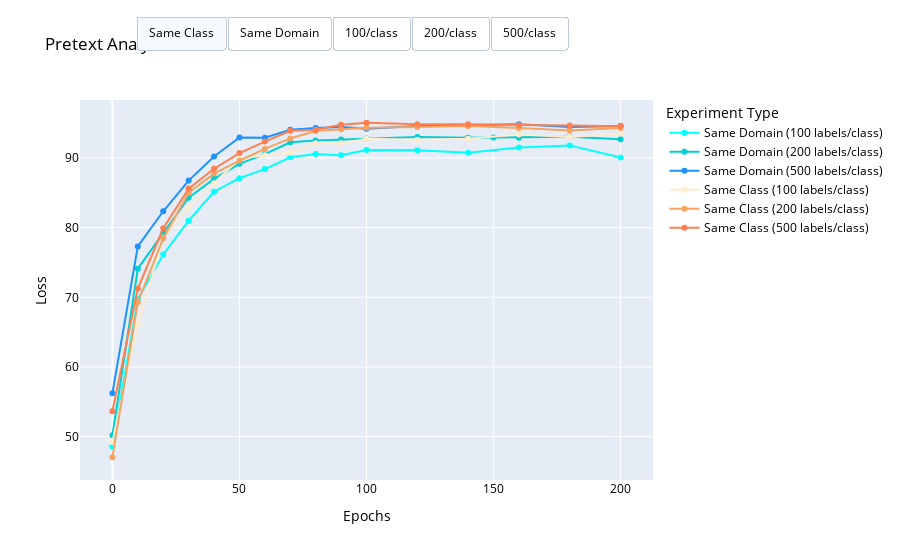

The notebook cell this image was saved under:
### Code cell
# DINO_class_pretext_log, DINO_domain_pretext_log

layout = Layout(
    paper_bgcolor='rgba(0,0,0,0)',
#     plot_bgcolor='rgba(0,0,0,0)'
)

fig = go.Figure()

# Add Traces
fig.add_trace(
    go.Scatter(x=tuple(ssl_max_acc_store[100]['vitbase'].keys()),
               y=tuple(ssl_max_acc_store[100]['vitbase'].values()),
               name='Same Domain (100 labels/class)',
               line=dict(color='aqua', width=2)))

# Add Traces
fig.add_trace(
    go.Scatter(x=tuple(ssl_max_acc_store[200]['vitbase'].keys()),
               y=tuple(ssl_max_acc_store[200]['vitbase'].values()),
               name='Same Domain (200 labels/class)',
               line=dict(color='darkturquoise', width=2)))

# Add Traces
fig.add_trace(
    go.Scatter(x=tuple(ssl_max_acc_store[500]['vitbase'].keys()),
               y=tuple(ssl_max_acc_store[500]['vitbase'].values()),
               name='Same Domain (500 labels/class)',
               line=dict(color='dodgerblue', width=2)))

# Add Traces
fig.add_trace(
    go.Scatter(x=tuple(se_max_acc_store[100]['vitbase'].keys()),
               y=tuple(se_max_acc_store[100]['vitbase'].values()),
               name='Same Class (100 labels/class)',
               line=dict(color='blanchedalmond', width=2)))


# Add Traces
fig.add_trace(
    go.Scatter(x=tuple(se_max_acc_store[200]['vitbase'].keys()),
               y=tuple(se_max_acc_store[200]['vitbase'].values()),
               name='Same Class (200 labels/class)',
               line=dict(color='sandybrown', width=2)))

# Add Traces
fig.add_trace(
    go.Scatter(x=tuple(se_max_acc_store[500]['vitbase'].keys()),
               y=tuple(se_max_acc_store[500]['vitbase'].values()),
               name='Same Class (500 labels/class)',
               line=dict(color='coral', width=2)))

# Edit the layout
fig.update_layout(title='Downstream Evaluation',
                   xaxis_title='Pretext Epochs',
                   yaxis_title='Top1 Acc')

#Add Buttons
fig.update_layout(
    updatemenus=[
        dict(
            type="buttons",
            direction="right",
            active=0,
            x=0.85,
            y=1.22,
            buttons=list([
                dict(label="Same Class",
                     method="update",
                     args=[{"visible": [True, True, True, False, False, False]},
                           {"title": "Same Class",}
                        ]
                    ),
                dict(label="Same Domain",
                     method="update",
                     args=[{"visible": [False, False, False, True, True, True]},
                           {"title": "Same Domain",}
                        ]
                    ),
                dict(label="100/class",
                     method="update",
                     args=[{"visible": [True, False, False, True, False, False]},
                           {"title": "100 labels per class",}
                        ]
                    ),
                dict(label="200/class",
                     method="update",
                     args=[{"visible": [False, True, False, False, True, False]},
                           {"title": "200 labels per class",}
                        ]
                    ),
                dict(label="500/class",
                     method="update",
                     args=[{"visible": [False, False, True, False, False, True]},
                           {"title": "500 labels per class",}
                        ]
                    ),
                
            ]),
        )
    ])
fig.update_layout(
    barmode='group',
    title="Pretext Analysis",
    xaxis_title="Epochs",
    yaxis_title="Loss",
    legend_title="Experiment Type",
    font=dict(
        color="black",
    )
)

fig.show()

### Figure 1 — Plotly figure (JSON) as saved in the notebook; plotly's stock layout.template omitted (floating-point values rounded to 4 significant figures)
{"data": [{"line": {"color": "aqua", "width": 2}, "name": "Same Domain (100 labels/class)", "type": "scatter", "x": [0, 10, 20, 30, 40, 50, 60, 70, 80, 90, 100, 120, 140, 160, 180, 200], "y": [48.6, 69.75, 76.15, 81, 85.15, 87.1, 88.4, 90.1, 90.55, 90.4, 91.15, 91.1, 90.75, 91.5, 91.8, 90.05]}, {"line": {"color": "darkturquoise", "width": 2}, "name": "Same Domain (200 labels/class)", "type": "scatter", "x": [0, 10, 20, 30, 40, 50, 60, 70, 80, 90, 100, 120, 140, 150, 160, 180, 200], "y": [50.2, 74.1, 79.2, 84.3, 87, 89.15, 90.55, 92.25, 92.5, 92.65, 92.8, 93, 92.9, 92.95, 92.9, 93.05, 92.7]}, {"line": {"color": "dodgerblue", "width": 2}, "name": "Same Domain (500 labels/class)", "type": "scatter", "x": [0, 10, 20, 30, 40, 50, 60, 70, 80, 90, 100, 120, 140, 160, 180, 200], "y": [56.25, 77.3, 82.35, 86.75, 90.2, 92.95, 92.9, 94.05, 94.3, 94.45, 94.2, 94.6, 94.7, 94.85, 94.45, 94.6]}, {"line": {"color": "blanchedalmond", "width": 2}, "name": "Same Class (100 labels/class)", "type": "scatter", "x": [0, 10, 20, 30, 40, 50, 60, 70, 80, 90, 100, 120, 140, 160, 180, 200], "y": [49.25, 66.12, 78.5, 82.88, 86.38, 89.88, 90.38, 90.75, 92.12, 92.12, 92.75, 92.62, 92.75, 93.38, 93, 93.5]}, {"line": {"color": "sandybrown", "width": 2}, "name": "Same Class (200 labels/class)", "type": "scatter", "x": [0, 10, 20, 30, 40, 50, 60, 70, 80, 90, 100, 120, 140, 160, 180, 200], "y": [47.05, 69.3, 78.45, 85, 87.75, 89.6, 91.3, 92.8, 93.85, 94.1, 94.35, 94.45, 94.6, 94.3, 93.95, 94.3]}, {"line": {"color": "coral", "width": 2}, "name": "Same Class (500 labels/class)", "type": "scatter", "x": [0, 10, 20, 30, 40, 50, 60, 70, 80, 90, 100, 120, 140, 160, 180, 200], "y": [53.65, 71.25, 79.9, 85.6, 88.45, 90.7, 92.35, 93.9, 94.05, 94.75, 95.05, 94.85, 94.85, 94.7, 94.65, 94.55]}], "layout": {"barmode": "group", "font": {"color": "black"}, "legend": {"title": {"text": "Experiment Type"}}, "title": {"text": "Pretext Analysis"}, "updatemenus": [{"active": 0, "buttons": [{"args": [{"visible": [true, true, true, false, false, false]}, {"title": "Same Class"}], "label": "Same Class", "method": "update"}, {"args": [{"visible": [false, false, false, true, true, true]}, {"title": "Same Domain"}], "label": "Same Domain", "method": "update"}, {"args": [{"visible": [true, false, false, true, false, false]}, {"title": "100 labels per class"}], "label": "100/class", "method": "update"}, {"args": [{"visible": [false, true, false, false, true, false]}, {"title": "200 labels per class"}], "label": "200/class", "method": "update"}, {"args": [{"visible": [false, false, true, false, false, true]}, {"title": "500 labels per class"}], "label": "500/class", "method": "update"}], "direction": "right", "type": "buttons", "x": 0.85, "y": 1.22}], "xaxis": {"title": {"text": "Epochs"}}, "yaxis": {"title": {"text": "Loss"}}}}
